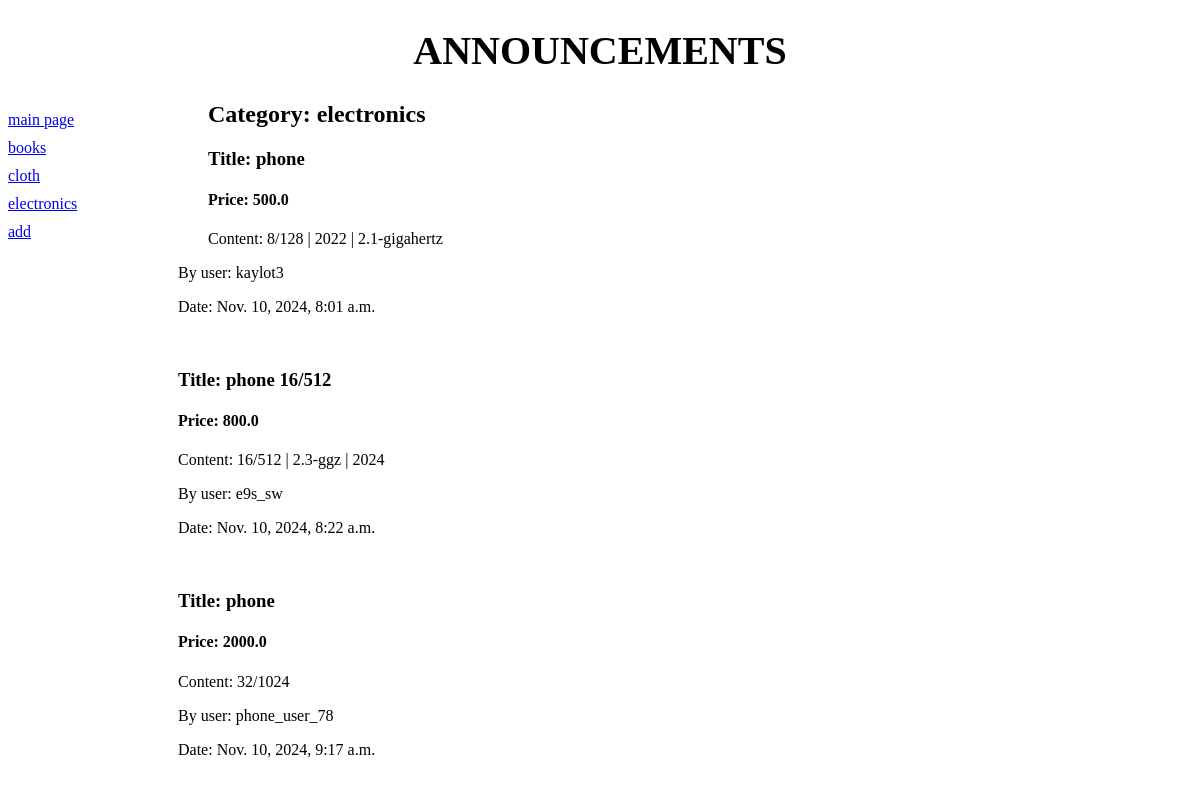
Screenshot of /bboard/1/ with the database file from the repository.
### bboard/models.py (models this page shows, shortened)
class Category(models.Model):
    name = models.CharField(max_length = 20, db_index = True, verbose_name = 'category')
    class Meta:
        verbose_name_plural = 'categories'
        verbose_name = 'category'
        ordering = ['name']

class BBoard(models.Model):
    title = models.CharField(max_length = 20, verbose_name = 'title')
    price = models.FloatField(verbose_name = 'price')
    content = models.TextField(verbose_name = 'content')
    user = models.CharField(max_length = 20, verbose_name = 'user')
    date = models.DateTimeField(auto_now_add = True, db_index = True, verbose_name = 'date')
    category = models.ForeignKey('Category', null = True, on_delete = models.PROTECT, verbose_name = 'category')
    class Meta:
        verbose_name_plural = 'announcements'
        verbose_name = 'announcement'
        ordering = ['date']

### bboard/views.py (the view)
# urls.py: path('<int:cat_id>/', views.cats, name = 'cats'),
def cats(request, cat_id):
    categories = cat.objects.all()
    current_cat = cat.objects.get(pk = cat_id)
    bbs = bb.objects.filter(category = cat_id)
    return render(request, 'bboard/cats.html', { 'categories' : categories, 'current_cat' : current_cat, 'bbs' : bbs })

### bboard/templates/bboard/cats.html (shortened to what this page needs)
{% extends "layout/basic.html" %}
{% block content %}
<h2>Category: {{ current_cat.name }}</h2>
{% for bb in bbs %}
<div>
    <h3>Title: {{ bb.title }}</h3>
    <h4>Price: {{ bb.price }}</h4>
    <p>Content: {{ bb.content }}</p>
    <p>By user: {{ bb.user }}</p>
    <p>Date: {{ bb.date }}</p>
    <br>
</div>
{% endfor %}
{% endblock %}

### bboard/templates/layout/basic.html (shortened to what this page needs)
{% load static %}
<!DOCTYPE html>
<html lang="en">
<head>
    <link rel="stylesheet" type="text/css" href="{% static 'bboard/style.css' %}">
</head>
<body>
<header>
    <h1>Announcements</h1>
</header>
<nav>
    <a href="{% url 'index' %}">main page</a>
    {% for cat in categories %}
    <a href="{% url 'cats' cat.pk %}">{{ cat.name }}</a>
    {% endfor %}
    <a href="{% url 'add' %}">add</a>
</nav>
<main>
{% block content %}
{% endblock %}
</main>
</body>
</html>

### bboard/static/bboard/style.css (style rules this page uses)
header h1 { font-size: 30pt; text-transform: uppercase; text-align: center; }
nav { font-size: 12pt; width: 200px; float: left; }
nav a { display: block; margin: 10px 0px; }
main { margin-left: 170px; }

### rows the page displays
Category: name "books"
Category: name "cloth"
Category: name "electronics"
BBoard: title "phone", price "500.0", content "8/128 | 2022 | 2.1-gigahertz", user "kaylot3", date "Nov. 10, 2024, 8:01 a.m."
BBoard: title "phone 16/512", price "800.0", content "16/512 | 2.3-ggz | 2024", user "e9s_sw", date "Nov. 10, 2024, 8:22 a.m."
BBoard: title "phone", price "2000.0", content "32/1024", user "phone_user_78", date "Nov. 10, 2024, 9:17 a.m."
